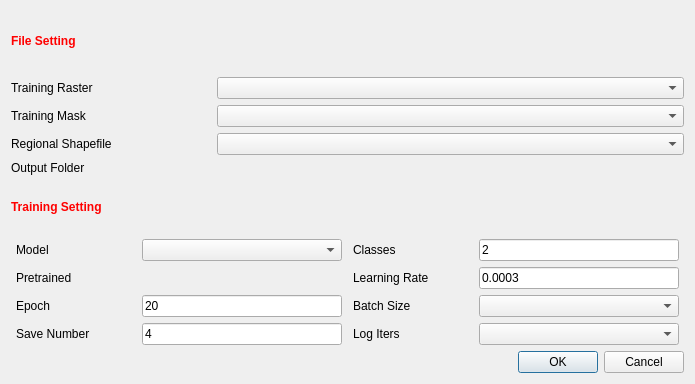
<?xml version="1.0" encoding="UTF-8"?>
<ui version="4.0">
 <class>rastrainerDialogBase</class>
 <widget class="QDialog" name="rastrainerDialogBase">
  <property name="geometry">
   <rect>
    <x>0</x>
    <y>0</y>
    <width>695</width>
    <height>384</height>
   </rect>
  </property>
  <property name="sizePolicy">
   <sizepolicy hsizetype="Fixed" vsizetype="Fixed">
    <horstretch>0</horstretch>
    <verstretch>0</verstretch>
   </sizepolicy>
  </property>
  <property name="minimumSize">
   <size>
    <width>695</width>
    <height>384</height>
   </size>
  </property>
  <property name="maximumSize">
   <size>
    <width>695</width>
    <height>384</height>
   </size>
  </property>
  <property name="windowTitle">
   <string>rastrainer</string>
  </property>
  <layout class="QHBoxLayout" name="horizontalLayout_19">
   <item>
    <layout class="QVBoxLayout" name="verticalLayout_5">
     <item>
      <layout class="QVBoxLayout" name="verticalLayout_2">
       <item>
        <layout class="QHBoxLayout" name="horizontalLayout_8">
         <item>
          <widget class="QLabel" name="label_8">
           <property name="text">
            <string>&lt;html&gt;&lt;head/&gt;&lt;body&gt;&lt;p&gt;&lt;span style=&quot; font-weight:600; color:#ff0000;&quot;&gt;File Setting&lt;/span&gt;&lt;/p&gt;&lt;/body&gt;&lt;/html&gt;</string>
           </property>
          </widget>
         </item>
         <item>
          <spacer name="horizontalSpacer">
           <property name="orientation">
            <enum>Qt::Horizontal</enum>
           </property>
           <property name="sizeHint" stdset="0">
            <size>
             <width>40</width>
             <height>20</height>
            </size>
           </property>
          </spacer>
         </item>
        </layout>
       </item>
       <item>
        <layout class="QVBoxLayout" name="verticalLayout">
         <item>
          <layout class="QHBoxLayout" name="horizontalLayout">
           <item>
            <widget class="QLabel" name="label">
             <property name="minimumSize">
              <size>
               <width>200</width>
               <height>0</height>
              </size>
             </property>
             <property name="maximumSize">
              <size>
               <width>200</width>
               <height>16777215</height>
              </size>
             </property>
             <property name="text">
              <string>&lt;html&gt;&lt;head/&gt;&lt;body&gt;&lt;p&gt;Training Raster&lt;/p&gt;&lt;/body&gt;&lt;/html&gt;</string>
             </property>
            </widget>
           </item>
           <item>
            <widget class="QgsMapLayerComboBox" name="mcbxRaster"/>
           </item>
          </layout>
         </item>
         <item>
          <layout class="QHBoxLayout" name="horizontalLayout_2">
           <item>
            <widget class="QLabel" name="label_2">
             <property name="minimumSize">
              <size>
               <width>200</width>
               <height>0</height>
              </size>
             </property>
             <property name="maximumSize">
              <size>
               <width>200</width>
               <height>16777215</height>
              </size>
             </property>
             <property name="text">
              <string>&lt;html&gt;&lt;head/&gt;&lt;body&gt;&lt;p&gt;Training Mask&lt;/p&gt;&lt;/body&gt;&lt;/html&gt;</string>
             </property>
            </widget>
           </item>
           <item>
            <widget class="QgsMapLayerComboBox" name="mcbxMask"/>
           </item>
          </layout>
         </item>
         <item>
          <layout class="QHBoxLayout" name="horizontalLayout_3">
           <item>
            <widget class="QLabel" name="label_3">
             <property name="minimumSize">
              <size>
               <width>200</width>
               <height>0</height>
              </size>
             </property>
             <property name="maximumSize">
              <size>
               <width>200</width>
               <height>16777215</height>
              </size>
             </property>
             <property name="text">
              <string>&lt;html&gt;&lt;head/&gt;&lt;body&gt;&lt;p&gt;Regional Shapefile&lt;/p&gt;&lt;/body&gt;&lt;/html&gt;</string>
             </property>
            </widget>
           </item>
           <item>
            <widget class="QgsMapLayerComboBox" name="mcbxShp"/>
           </item>
          </layout>
         </item>
         <item>
          <layout class="QHBoxLayout" name="horizontalLayout_7">
           <item>
            <widget class="QLabel" name="label_7">
             <property name="minimumSize">
              <size>
               <width>200</width>
               <height>0</height>
              </size>
             </property>
             <property name="maximumSize">
              <size>
               <width>200</width>
               <height>16777215</height>
              </size>
             </property>
             <property name="text">
              <string>&lt;html&gt;&lt;head/&gt;&lt;body&gt;&lt;p&gt;Output Folder&lt;/p&gt;&lt;/body&gt;&lt;/html&gt;</string>
             </property>
            </widget>
           </item>
           <item>
            <widget class="QgsFileWidget" name="mQfwOutput">
             <property name="storageMode">
              <enum>QgsFileWidget::GetDirectory</enum>
             </property>
            </widget>
           </item>
          </layout>
         </item>
        </layout>
       </item>
      </layout>
     </item>
     <item>
      <layout class="QVBoxLayout" name="verticalLayout_4">
       <item>
        <layout class="QHBoxLayout" name="horizontalLayout_18">
         <item>
          <widget class="QLabel" name="label_14">
           <property name="text">
            <string>&lt;html&gt;&lt;head/&gt;&lt;body&gt;&lt;p&gt;&lt;span style=&quot; font-weight:600; color:#ff0000;&quot;&gt;Training Setting&lt;/span&gt;&lt;/p&gt;&lt;/body&gt;&lt;/html&gt;</string>
           </property>
          </widget>
         </item>
         <item>
          <spacer name="horizontalSpacer_2">
           <property name="orientation">
            <enum>Qt::Horizontal</enum>
           </property>
           <property name="sizeHint" stdset="0">
            <size>
             <width>40</width>
             <height>20</height>
            </size>
           </property>
          </spacer>
         </item>
        </layout>
       </item>
       <item>
        <layout class="QVBoxLayout" name="verticalLayout_3">
         <item>
          <layout class="QHBoxLayout" name="horizontalLayout_12">
           <item>
            <layout class="QHBoxLayout" name="horizontalLayout_4">
             <item>
              <widget class="QLabel" name="label_4">
               <property name="minimumSize">
                <size>
                 <width>120</width>
                 <height>0</height>
                </size>
               </property>
               <property name="maximumSize">
                <size>
                 <width>120</width>
                 <height>16777215</height>
                </size>
               </property>
               <property name="text">
                <string>Model</string>
               </property>
              </widget>
             </item>
             <item>
              <widget class="QComboBox" name="cbxModel">
               <property name="minimumSize">
                <size>
                 <width>200</width>
                 <height>0</height>
                </size>
               </property>
               <property name="maximumSize">
                <size>
                 <width>200</width>
                 <height>16777215</height>
                </size>
               </property>
               <property name="currentText">
                <string/>
               </property>
              </widget>
             </item>
            </layout>
           </item>
           <item>
            <layout class="QHBoxLayout" name="horizontalLayout_9">
             <item>
              <widget class="QLabel" name="label_9">
               <property name="minimumSize">
                <size>
                 <width>120</width>
                 <height>0</height>
                </size>
               </property>
               <property name="maximumSize">
                <size>
                 <width>120</width>
                 <height>16777215</height>
                </size>
               </property>
               <property name="text">
                <string>&lt;html&gt;&lt;head/&gt;&lt;body&gt;&lt;p&gt;Classes&lt;/p&gt;&lt;/body&gt;&lt;/html&gt;</string>
               </property>
              </widget>
             </item>
             <item>
              <widget class="QLineEdit" name="edtClasses">
               <property name="minimumSize">
                <size>
                 <width>200</width>
                 <height>0</height>
                </size>
               </property>
               <property name="maximumSize">
                <size>
                 <width>200</width>
                 <height>16777215</height>
                </size>
               </property>
               <property name="text">
                <string>2</string>
               </property>
              </widget>
             </item>
            </layout>
           </item>
          </layout>
         </item>
         <item>
          <layout class="QHBoxLayout" name="horizontalLayout_13">
           <item>
            <layout class="QHBoxLayout" name="horizontalLayout_11">
             <item>
              <widget class="QLabel" name="label_11">
               <property name="minimumSize">
                <size>
                 <width>120</width>
                 <height>0</height>
                </size>
               </property>
               <property name="maximumSize">
                <size>
                 <width>120</width>
                 <height>16777215</height>
                </size>
               </property>
               <property name="text">
                <string>Pretrained</string>
               </property>
              </widget>
             </item>
             <item>
              <widget class="QgsFileWidget" name="mQfwPretrained">
               <property name="minimumSize">
                <size>
                 <width>200</width>
                 <height>0</height>
                </size>
               </property>
               <property name="maximumSize">
                <size>
                 <width>200</width>
                 <height>16777215</height>
                </size>
               </property>
              </widget>
             </item>
            </layout>
           </item>
           <item>
            <layout class="QHBoxLayout" name="horizontalLayout_5">
             <item>
              <widget class="QLabel" name="label_5">
               <property name="minimumSize">
                <size>
                 <width>120</width>
                 <height>0</height>
                </size>
               </property>
               <property name="maximumSize">
                <size>
                 <width>120</width>
                 <height>16777215</height>
                </size>
               </property>
               <property name="text">
                <string>Learning Rate</string>
               </property>
              </widget>
             </item>
             <item>
              <widget class="QLineEdit" name="edtLearning">
               <property name="minimumSize">
                <size>
                 <width>200</width>
                 <height>0</height>
                </size>
               </property>
               <property name="maximumSize">
                <size>
                 <width>200</width>
                 <height>16777215</height>
                </size>
               </property>
               <property name="text">
                <string>0.0003</string>
               </property>
              </widget>
             </item>
            </layout>
           </item>
          </layout>
         </item>
         <item>
          <layout class="QHBoxLayout" name="horizontalLayout_14">
           <item>
            <layout class="QHBoxLayout" name="horizontalLayout_6">
             <item>
              <widget class="QLabel" name="label_6">
               <property name="minimumSize">
                <size>
                 <width>120</width>
                 <height>0</height>
                </size>
               </property>
               <property name="maximumSize">
                <size>
                 <width>120</width>
                 <height>16777215</height>
                </size>
               </property>
               <property name="text">
                <string>Epoch</string>
               </property>
              </widget>
             </item>
             <item>
              <widget class="QLineEdit" name="edtEpoch">
               <property name="minimumSize">
                <size>
                 <width>200</width>
                 <height>0</height>
                </size>
               </property>
               <property name="maximumSize">
                <size>
                 <width>200</width>
                 <height>16777215</height>
                </size>
               </property>
               <property name="text">
                <string>20</string>
               </property>
              </widget>
             </item>
            </layout>
           </item>
           <item>
            <layout class="QHBoxLayout" name="horizontalLayout_10">
             <item>
              <widget class="QLabel" name="label_10">
               <property name="minimumSize">
                <size>
                 <width>120</width>
                 <height>0</height>
                </size>
               </property>
               <property name="maximumSize">
                <size>
                 <width>120</width>
                 <height>16777215</height>
                </size>
               </property>
               <property name="text">
                <string>Batch Size</string>
               </property>
              </widget>
             </item>
             <item>
              <widget class="QComboBox" name="cbxBatch">
               <property name="minimumSize">
                <size>
                 <width>200</width>
                 <height>0</height>
                </size>
               </property>
               <property name="maximumSize">
                <size>
                 <width>200</width>
                 <height>16777215</height>
                </size>
               </property>
              </widget>
             </item>
            </layout>
           </item>
          </layout>
         </item>
         <item>
          <layout class="QHBoxLayout" name="horizontalLayout_15">
           <item>
            <layout class="QHBoxLayout" name="horizontalLayout_16">
             <item>
              <widget class="QLabel" name="label_12">
               <property name="minimumSize">
                <size>
                 <width>120</width>
                 <height>0</height>
                </size>
               </property>
               <property name="maximumSize">
                <size>
                 <width>120</width>
                 <height>16777215</height>
                </size>
               </property>
               <property name="text">
                <string>Save Number</string>
               </property>
              </widget>
             </item>
             <item>
              <widget class="QLineEdit" name="edtEval">
               <property name="minimumSize">
                <size>
                 <width>200</width>
                 <height>0</height>
                </size>
               </property>
               <property name="maximumSize">
                <size>
                 <width>200</width>
                 <height>16777215</height>
                </size>
               </property>
               <property name="text">
                <string>4</string>
               </property>
              </widget>
             </item>
            </layout>
           </item>
           <item>
            <layout class="QHBoxLayout" name="horizontalLayout_17">
             <item>
              <widget class="QLabel" name="label_13">
               <property name="minimumSize">
                <size>
                 <width>120</width>
                 <height>0</height>
                </size>
               </property>
               <property name="maximumSize">
                <size>
                 <width>120</width>
                 <height>16777215</height>
                </size>
               </property>
               <property name="text">
                <string>Log Iters</string>
               </property>
              </widget>
             </item>
             <item>
              <widget class="QComboBox" name="cbxLog">
               <property name="minimumSize">
                <size>
                 <width>200</width>
                 <height>0</height>
                </size>
               </property>
               <property name="maximumSize">
                <size>
                 <width>200</width>
                 <height>16777215</height>
                </size>
               </property>
              </widget>
             </item>
            </layout>
           </item>
          </layout>
         </item>
        </layout>
       </item>
      </layout>
     </item>
     <item>
      <widget class="QDialogButtonBox" name="button_box">
       <property name="orientation">
        <enum>Qt::Horizontal</enum>
       </property>
       <property name="standardButtons">
        <set>QDialogButtonBox::Cancel|QDialogButtonBox::Ok</set>
       </property>
      </widget>
     </item>
    </layout>
   </item>
  </layout>
 </widget>
 <customwidgets>
  <customwidget>
   <class>QgsFileWidget</class>
   <extends>QWidget</extends>
   <header>qgsfilewidget.h</header>
  </customwidget>
  <customwidget>
   <class>QgsMapLayerComboBox</class>
   <extends>QComboBox</extends>
   <header>qgsmaplayercombobox.h</header>
  </customwidget>
 </customwidgets>
 <resources/>
 <connections>
  <connection>
   <sender>button_box</sender>
   <signal>accepted()</signal>
   <receiver>rastrainerDialogBase</receiver>
   <slot>accept()</slot>
   <hints>
    <hint type="sourcelabel">
     <x>20</x>
     <y>20</y>
    </hint>
    <hint type="destinationlabel">
     <x>20</x>
     <y>20</y>
    </hint>
   </hints>
  </connection>
  <connection>
   <sender>button_box</sender>
   <signal>rejected()</signal>
   <receiver>rastrainerDialogBase</receiver>
   <slot>reject()</slot>
   <hints>
    <hint type="sourcelabel">
     <x>20</x>
     <y>20</y>
    </hint>
    <hint type="destinationlabel">
     <x>20</x>
     <y>20</y>
    </hint>
   </hints>
  </connection>
 </connections>
</ui>
